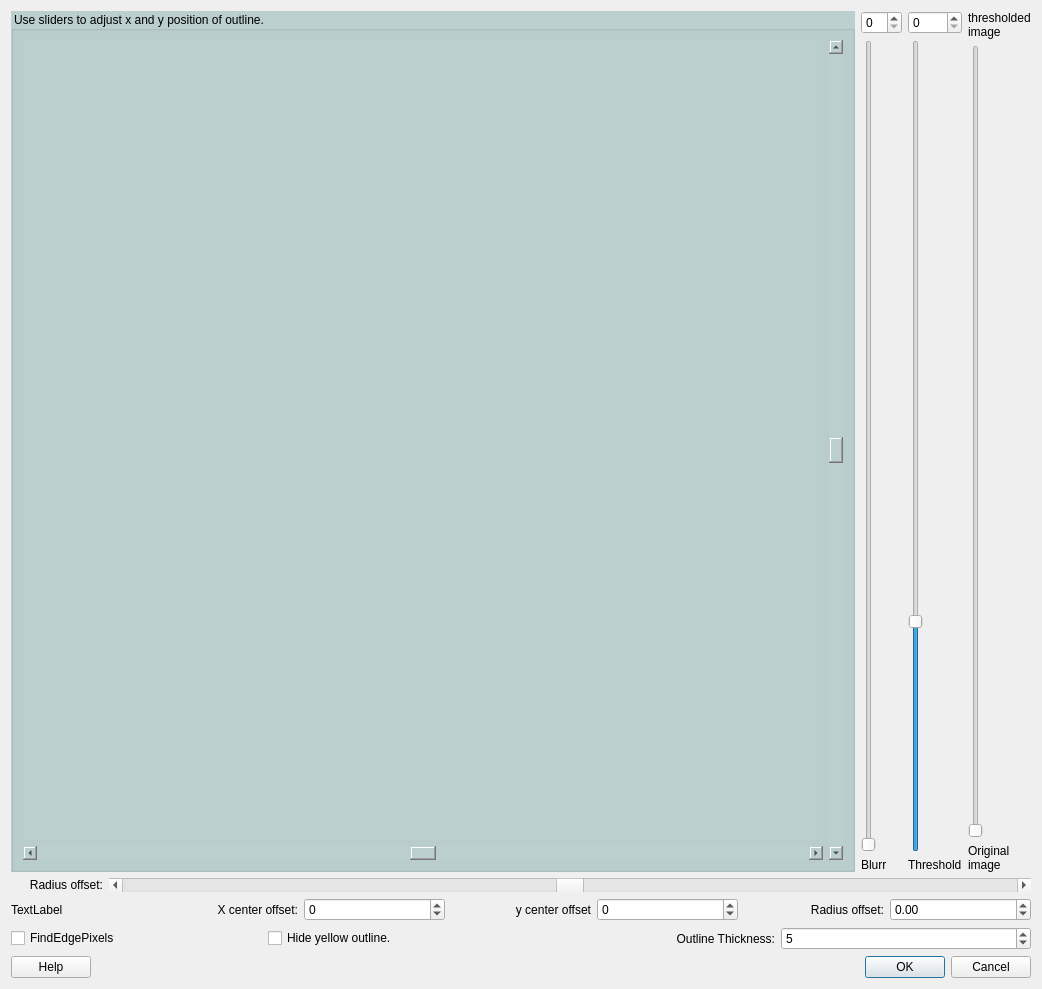
<?xml version="1.0" encoding="UTF-8"?>
<ui version="4.0">
 <class>outlineDialog</class>
 <widget class="QDialog" name="outlineDialog">
  <property name="geometry">
   <rect>
    <x>0</x>
    <y>0</y>
    <width>1008</width>
    <height>952</height>
   </rect>
  </property>
  <property name="windowTitle">
   <string>Outline PSI wavefront</string>
  </property>
  <layout class="QVBoxLayout" name="verticalLayout_5">
   <item>
    <layout class="QHBoxLayout" name="horizontalLayout_2" stretch="0,1,1,1">
     <item>
      <widget class="QGroupBox" name="groupBox">
       <property name="styleSheet">
        <string notr="true">background-color: rgb(187, 207, 207);</string>
       </property>
       <property name="title">
        <string>Use sliders to adjust x and y position of outline.</string>
       </property>
       <layout class="QHBoxLayout" name="horizontalLayout_7">
        <item>
         <layout class="QVBoxLayout" name="verticalLayout_4">
          <item>
           <widget class="QLabel" name="display">
            <property name="minimumSize">
             <size>
              <width>800</width>
              <height>800</height>
             </size>
            </property>
            <property name="text">
             <string/>
            </property>
            <property name="scaledContents">
             <bool>true</bool>
            </property>
            <property name="alignment">
             <set>Qt::AlignLeading|Qt::AlignLeft|Qt::AlignTop</set>
            </property>
           </widget>
          </item>
          <item>
           <widget class="QScrollBar" name="XoffsetSBar">
            <property name="focusPolicy">
             <enum>Qt::StrongFocus</enum>
            </property>
            <property name="toolTip">
             <string>Offset Center of circle  in X direction</string>
            </property>
            <property name="minimum">
             <number>-1000</number>
            </property>
            <property name="maximum">
             <number>1000</number>
            </property>
            <property name="orientation">
             <enum>Qt::Horizontal</enum>
            </property>
           </widget>
          </item>
         </layout>
        </item>
        <item>
         <widget class="QScrollBar" name="YOffsetSBar">
          <property name="focusPolicy">
           <enum>Qt::StrongFocus</enum>
          </property>
          <property name="toolTip">
           <string>Offset center of circle in Y direction</string>
          </property>
          <property name="minimum">
           <number>-1000</number>
          </property>
          <property name="maximum">
           <number>1000</number>
          </property>
          <property name="orientation">
           <enum>Qt::Vertical</enum>
          </property>
         </widget>
        </item>
       </layout>
      </widget>
     </item>
     <item>
      <layout class="QVBoxLayout" name="verticalLayout_2">
       <item>
        <widget class="QSpinBox" name="blurSB"/>
       </item>
       <item>
        <widget class="QSlider" name="blurSlider">
         <property name="minimum">
          <number>3</number>
         </property>
         <property name="maximum">
          <number>55</number>
         </property>
         <property name="singleStep">
          <number>2</number>
         </property>
         <property name="pageStep">
          <number>2</number>
         </property>
         <property name="value">
          <number>3</number>
         </property>
         <property name="orientation">
          <enum>Qt::Vertical</enum>
         </property>
        </widget>
       </item>
       <item>
        <widget class="QLabel" name="blurLab">
         <property name="text">
          <string>Blurr</string>
         </property>
        </widget>
       </item>
      </layout>
     </item>
     <item>
      <layout class="QVBoxLayout" name="verticalLayout">
       <item>
        <widget class="QSpinBox" name="thresholdSb">
         <property name="maximum">
          <number>255</number>
         </property>
        </widget>
       </item>
       <item>
        <widget class="QSlider" name="thresholdSlider">
         <property name="maximum">
          <number>250</number>
         </property>
         <property name="value">
          <number>70</number>
         </property>
         <property name="orientation">
          <enum>Qt::Vertical</enum>
         </property>
        </widget>
       </item>
       <item>
        <widget class="QLabel" name="threshLab">
         <property name="text">
          <string>Threshold</string>
         </property>
        </widget>
       </item>
      </layout>
     </item>
     <item>
      <layout class="QVBoxLayout" name="verticalLayout_3">
       <item>
        <widget class="QLabel" name="mixlab2">
         <property name="text">
          <string>thresholded image</string>
         </property>
         <property name="wordWrap">
          <bool>true</bool>
         </property>
        </widget>
       </item>
       <item>
        <widget class="QSlider" name="contrastSlider">
         <property name="minimum">
          <number>0</number>
         </property>
         <property name="maximum">
          <number>100</number>
         </property>
         <property name="orientation">
          <enum>Qt::Vertical</enum>
         </property>
         <property name="tickPosition">
          <enum>QSlider::NoTicks</enum>
         </property>
        </widget>
       </item>
       <item>
        <widget class="QLabel" name="mixlab1">
         <property name="text">
          <string>Original image</string>
         </property>
         <property name="wordWrap">
          <bool>true</bool>
         </property>
        </widget>
       </item>
      </layout>
     </item>
    </layout>
   </item>
   <item>
    <layout class="QHBoxLayout" name="horizontalLayout_5" stretch="1,10">
     <item>
      <widget class="QLabel" name="label_6">
       <property name="text">
        <string>Radius offset:</string>
       </property>
       <property name="alignment">
        <set>Qt::AlignRight|Qt::AlignTrailing|Qt::AlignVCenter</set>
       </property>
      </widget>
     </item>
     <item>
      <widget class="QScrollBar" name="radiusSBar">
       <property name="focusPolicy">
        <enum>Qt::StrongFocus</enum>
       </property>
       <property name="toolTip">
        <string>Adjust  radius size</string>
       </property>
       <property name="minimum">
        <number>-500</number>
       </property>
       <property name="maximum">
        <number>500</number>
       </property>
       <property name="orientation">
        <enum>Qt::Horizontal</enum>
       </property>
      </widget>
     </item>
    </layout>
   </item>
   <item>
    <layout class="QHBoxLayout" name="horizontalLayout">
     <item>
      <widget class="QLabel" name="status">
       <property name="text">
        <string>TextLabel</string>
       </property>
      </widget>
     </item>
     <item>
      <widget class="QLabel" name="results">
       <property name="text">
        <string>X center offset:</string>
       </property>
       <property name="alignment">
        <set>Qt::AlignRight|Qt::AlignTrailing|Qt::AlignVCenter</set>
       </property>
      </widget>
     </item>
     <item>
      <widget class="QSpinBox" name="xoffsetSB">
       <property name="minimum">
        <number>-1000</number>
       </property>
       <property name="maximum">
        <number>1000</number>
       </property>
      </widget>
     </item>
     <item>
      <widget class="QLabel" name="label_2">
       <property name="text">
        <string>y center offset</string>
       </property>
       <property name="alignment">
        <set>Qt::AlignRight|Qt::AlignTrailing|Qt::AlignVCenter</set>
       </property>
      </widget>
     </item>
     <item>
      <widget class="QSpinBox" name="yoffsetSb">
       <property name="minimum">
        <number>-1000</number>
       </property>
       <property name="maximum">
        <number>1000</number>
       </property>
      </widget>
     </item>
     <item>
      <widget class="QLabel" name="label_3">
       <property name="text">
        <string>Radius offset:</string>
       </property>
       <property name="alignment">
        <set>Qt::AlignRight|Qt::AlignTrailing|Qt::AlignVCenter</set>
       </property>
      </widget>
     </item>
     <item>
      <widget class="QDoubleSpinBox" name="radiusoffset">
       <property name="minimum">
        <double>-1000.000000000000000</double>
       </property>
       <property name="maximum">
        <double>1000.000000000000000</double>
       </property>
       <property name="singleStep">
        <double>0.500000000000000</double>
       </property>
      </widget>
     </item>
    </layout>
   </item>
   <item>
    <layout class="QHBoxLayout" name="horizontalLayout_6">
     <item>
      <widget class="QCheckBox" name="showEdgePixelsCB">
       <property name="text">
        <string>FindEdgePixels</string>
       </property>
      </widget>
     </item>
     <item>
      <widget class="QCheckBox" name="checkBox">
       <property name="text">
        <string>Hide yellow outline.</string>
       </property>
      </widget>
     </item>
     <item>
      <widget class="QLabel" name="label">
       <property name="text">
        <string>Outline Thickness:</string>
       </property>
       <property name="alignment">
        <set>Qt::AlignRight|Qt::AlignTrailing|Qt::AlignVCenter</set>
       </property>
      </widget>
     </item>
     <item>
      <widget class="QSpinBox" name="outlineThickness">
       <property name="minimum">
        <number>1</number>
       </property>
       <property name="value">
        <number>5</number>
       </property>
      </widget>
     </item>
    </layout>
   </item>
   <item>
    <layout class="QHBoxLayout" name="horizontalLayout_4">
     <item>
      <layout class="QHBoxLayout" name="horizontalLayout_3"/>
     </item>
     <item>
      <widget class="QPushButton" name="pushButton">
       <property name="text">
        <string>Help</string>
       </property>
      </widget>
     </item>
     <item>
      <spacer name="horizontalSpacer">
       <property name="orientation">
        <enum>Qt::Horizontal</enum>
       </property>
       <property name="sizeHint" stdset="0">
        <size>
         <width>40</width>
         <height>20</height>
        </size>
       </property>
      </spacer>
     </item>
     <item>
      <widget class="QDialogButtonBox" name="buttonBox">
       <property name="orientation">
        <enum>Qt::Horizontal</enum>
       </property>
       <property name="standardButtons">
        <set>QDialogButtonBox::Cancel|QDialogButtonBox::Ok</set>
       </property>
      </widget>
     </item>
    </layout>
   </item>
  </layout>
 </widget>
 <resources/>
 <connections>
  <connection>
   <sender>buttonBox</sender>
   <signal>accepted()</signal>
   <receiver>outlineDialog</receiver>
   <slot>accept()</slot>
   <hints>
    <hint type="sourcelabel">
     <x>248</x>
     <y>254</y>
    </hint>
    <hint type="destinationlabel">
     <x>157</x>
     <y>274</y>
    </hint>
   </hints>
  </connection>
  <connection>
   <sender>buttonBox</sender>
   <signal>rejected()</signal>
   <receiver>outlineDialog</receiver>
   <slot>reject()</slot>
   <hints>
    <hint type="sourcelabel">
     <x>316</x>
     <y>260</y>
    </hint>
    <hint type="destinationlabel">
     <x>286</x>
     <y>274</y>
    </hint>
   </hints>
  </connection>
 </connections>
</ui>
